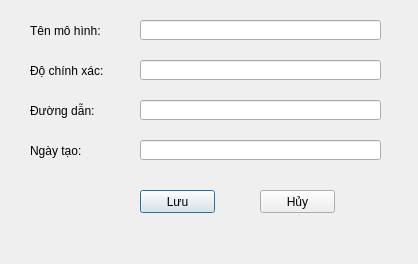
<?xml version="1.0" encoding="UTF-8"?>
<ui version="4.0">
 <class>Dialog</class>
 <widget class="QDialog" name="Dialog">
  <property name="geometry">
   <rect>
    <x>0</x>
    <y>0</y>
    <width>418</width>
    <height>264</height>
   </rect>
  </property>
  <property name="windowTitle">
   <string>Chỉnh sửa mô hình</string>
  </property>
  <widget class="QLabel" name="label">
   <property name="geometry">
    <rect>
     <x>30</x>
     <y>20</y>
     <width>101</width>
     <height>21</height>
    </rect>
   </property>
   <property name="text">
    <string>Tên mô hình:</string>
   </property>
  </widget>
  <widget class="QLineEdit" name="lineEditName">
   <property name="geometry">
    <rect>
     <x>140</x>
     <y>20</y>
     <width>241</width>
     <height>20</height>
    </rect>
   </property>
  </widget>
  <widget class="QLineEdit" name="lineEditAccuracy">
   <property name="geometry">
    <rect>
     <x>140</x>
     <y>60</y>
     <width>241</width>
     <height>20</height>
    </rect>
   </property>
  </widget>
  <widget class="QLabel" name="label_2">
   <property name="geometry">
    <rect>
     <x>30</x>
     <y>60</y>
     <width>101</width>
     <height>21</height>
    </rect>
   </property>
   <property name="text">
    <string>Độ chính xác:</string>
   </property>
  </widget>
  <widget class="QLineEdit" name="lineEditPath">
   <property name="geometry">
    <rect>
     <x>140</x>
     <y>100</y>
     <width>241</width>
     <height>20</height>
    </rect>
   </property>
  </widget>
  <widget class="QLabel" name="label_3">
   <property name="geometry">
    <rect>
     <x>30</x>
     <y>100</y>
     <width>101</width>
     <height>21</height>
    </rect>
   </property>
   <property name="text">
    <string>Đường dẫn:</string>
   </property>
  </widget>
  <widget class="QPushButton" name="btnSave">
   <property name="geometry">
    <rect>
     <x>140</x>
     <y>190</y>
     <width>75</width>
     <height>23</height>
    </rect>
   </property>
   <property name="text">
    <string>Lưu</string>
   </property>
  </widget>
  <widget class="QPushButton" name="btnCancel">
   <property name="geometry">
    <rect>
     <x>260</x>
     <y>190</y>
     <width>75</width>
     <height>23</height>
    </rect>
   </property>
   <property name="text">
    <string>Hủy</string>
   </property>
  </widget>
  <widget class="QLineEdit" name="lineEditCreatedAt">
   <property name="geometry">
    <rect>
     <x>140</x>
     <y>140</y>
     <width>241</width>
     <height>20</height>
    </rect>
   </property>
  </widget>
  <widget class="QLabel" name="label_4">
   <property name="geometry">
    <rect>
     <x>30</x>
     <y>140</y>
     <width>101</width>
     <height>21</height>
    </rect>
   </property>
   <property name="text">
    <string>Ngày tạo:</string>
   </property>
  </widget>
 </widget>
 <resources/>
 <connections/>
</ui>
